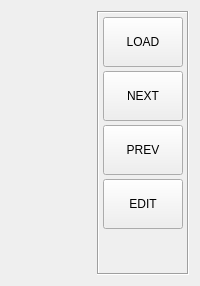
             <widget class="QWidget" name="tab_file">
              <attribute name="title">
               <string>FILE</string>
              </attribute>
              <layout class="QHBoxLayout" name="horizontalLayout_6">
               <item>
                <widget class="FileManager" name="filemanager"/>
               </item>
               <item>
                <widget class="GcodeEditor" name="gcode_editor">
                 <property name="auto_show_mdi_status" stdset="0">
                  <bool>false</bool>
                 </property>
                </widget>
               </item>
               <item>
                <widget class="QFrame" name="frm_filemanager">
                 <property name="frameShape">
                  <enum>QFrame::Box</enum>
                 </property>
                 <property name="frameShadow">
                  <enum>QFrame::Sunken</enum>
                 </property>
                 <layout class="QVBoxLayout" name="verticalLayout_16">
                  <property name="spacing">
                   <number>4</number>
                  </property>
                  <property name="leftMargin">
                   <number>4</number>
                  </property>
                  <property name="topMargin">
                   <number>4</number>
                  </property>
                  <property name="rightMargin">
                   <number>4</number>
                  </property>
                  <property name="bottomMargin">
                   <number>4</number>
                  </property>
                  <item>
                   <widget class="PushButton" name="btn_file_load">
                    <property name="sizePolicy">
                     <sizepolicy hsizetype="Fixed" vsizetype="Fixed">
                      <horstretch>0</horstretch>
                      <verstretch>0</verstretch>
                     </sizepolicy>
                    </property>
                    <property name="minimumSize">
                     <size>
                      <width>80</width>
                      <height>50</height>
                     </size>
                    </property>
                    <property name="maximumSize">
                     <size>
                      <width>80</width>
                      <height>50</height>
                     </size>
                    </property>
                    <property name="text">
                     <string>LOAD</string>
                    </property>
                    <property name="python_command_option" stdset="0">
                     <bool>true</bool>
                    </property>
                    <property name="true_python_cmd_string" stdset="0">
                     <string>INSTANCE.filemanager.load()</string>
                    </property>
                    <property name="false_python_cmd_string" stdset="0">
                     <string/>
                    </property>
                   </widget>
                  </item>
                  <item>
                   <widget class="PushButton" name="btn_file_next">
                    <property name="sizePolicy">
                     <sizepolicy hsizetype="Fixed" vsizetype="Fixed">
                      <horstretch>0</horstretch>
                      <verstretch>0</verstretch>
                     </sizepolicy>
                    </property>
                    <property name="minimumSize">
                     <size>
                      <width>80</width>
                      <height>50</height>
                     </size>
                    </property>
                    <property name="maximumSize">
                     <size>
                      <width>80</width>
                      <height>50</height>
                     </size>
                    </property>
                    <property name="text">
                     <string>NEXT</string>
                    </property>
                    <property name="python_command_option" stdset="0">
                     <bool>true</bool>
                    </property>
                    <property name="true_python_cmd_string" stdset="0">
                     <string>INSTANCE.filemanager.down()</string>
                    </property>
                    <property name="false_python_cmd_string" stdset="0">
                     <string/>
                    </property>
                   </widget>
                  </item>
                  <item>
                   <widget class="PushButton" name="btn_file_prev">
                    <property name="sizePolicy">
                     <sizepolicy hsizetype="Fixed" vsizetype="Fixed">
                      <horstretch>0</horstretch>
                      <verstretch>0</verstretch>
                     </sizepolicy>
                    </property>
                    <property name="minimumSize">
                     <size>
                      <width>80</width>
                      <height>50</height>
                     </size>
                    </property>
                    <property name="maximumSize">
                     <size>
                      <width>80</width>
                      <height>50</height>
                     </size>
                    </property>
                    <property name="text">
                     <string>PREV</string>
                    </property>
                    <property name="python_command_option" stdset="0">
                     <bool>true</bool>
                    </property>
                    <property name="true_python_cmd_string" stdset="0">
                     <string>INSTANCE.filemanager.up()</string>
                    </property>
                    <property name="false_python_cmd_string" stdset="0">
                     <string/>
                    </property>
                   </widget>
                  </item>
                  <item>
                   <widget class="PushButton" name="btn_gcode_edit">
                    <property name="sizePolicy">
                     <sizepolicy hsizetype="Fixed" vsizetype="Fixed">
                      <horstretch>0</horstretch>
                      <verstretch>0</verstretch>
                     </sizepolicy>
                    </property>
                    <property name="minimumSize">
                     <size>
                      <width>80</width>
                      <height>50</height>
                     </size>
                    </property>
                    <property name="maximumSize">
                     <size>
                      <width>80</width>
                      <height>50</height>
                     </size>
                    </property>
                    <property name="text">
                     <string>EDIT</string>
                    </property>
                    <property name="checkable">
                     <bool>true</bool>
                    </property>
                    <property name="python_command_option" stdset="0">
                     <bool>false</bool>
                    </property>
                    <property name="true_python_cmd_string" stdset="0">
                     <string/>
                    </property>
                    <property name="false_python_cmd_string" stdset="0">
                     <string/>
                    </property>
                   </widget>
                  </item>
                  <item>
                   <spacer name="verticalSpacer_13">
                    <property name="orientation">
                     <enum>Qt::Vertical</enum>
                    </property>
                    <property name="sizeHint" stdset="0">
                     <size>
                      <width>20</width>
                      <height>40</height>
                     </size>
                    </property>
                   </spacer>
                  </item>
                 </layout>
                </widget>
               </item>
              </layout>
             </widget>
